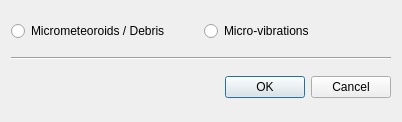
<?xml version="1.0" encoding="UTF-8"?>
<ui version="4.0">
 <class>perturbationTorquesDialog</class>
 <widget class="QDialog" name="perturbationTorquesDialog">
  <property name="geometry">
   <rect>
    <x>0</x>
    <y>0</y>
    <width>402</width>
    <height>122</height>
   </rect>
  </property>
  <property name="windowTitle">
   <string>Perturbation: Torques</string>
  </property>
  <property name="windowIcon">
   <iconset resource="../../iconary/sta-icons.qrc">
    <normaloff>:/icons/CoordinateSystemBody.png</normaloff>:/icons/CoordinateSystemBody.png</iconset>
  </property>
  <layout class="QGridLayout" name="gridLayout">
   <item row="2" column="0">
    <widget class="QDialogButtonBox" name="buttonBox">
     <property name="orientation">
      <enum>Qt::Horizontal</enum>
     </property>
     <property name="standardButtons">
      <set>QDialogButtonBox::Cancel|QDialogButtonBox::Ok</set>
     </property>
    </widget>
   </item>
   <item row="1" column="0">
    <widget class="Line" name="line">
     <property name="orientation">
      <enum>Qt::Horizontal</enum>
     </property>
    </widget>
   </item>
   <item row="0" column="0">
    <layout class="QGridLayout" name="gridLayout_9">
     <item row="0" column="0">
      <widget class="QRadioButton" name="DebrisRadioButton">
       <property name="text">
        <string>Micrometeoroids / Debris</string>
       </property>
       <property name="iconSize">
        <size>
         <width>40</width>
         <height>40</height>
        </size>
       </property>
       <property name="autoExclusive">
        <bool>false</bool>
       </property>
      </widget>
     </item>
     <item row="0" column="1">
      <widget class="QRadioButton" name="MicroVibrationsRadioButton">
       <property name="text">
        <string>Micro-vibrations</string>
       </property>
       <property name="iconSize">
        <size>
         <width>40</width>
         <height>40</height>
        </size>
       </property>
       <property name="autoExclusive">
        <bool>false</bool>
       </property>
      </widget>
     </item>
    </layout>
   </item>
  </layout>
 </widget>
 <tabstops>
  <tabstop>buttonBox</tabstop>
 </tabstops>
 <resources>
  <include location="../../iconary/sta-icons.qrc"/>
 </resources>
 <connections>
  <connection>
   <sender>buttonBox</sender>
   <signal>accepted()</signal>
   <receiver>perturbationTorquesDialog</receiver>
   <slot>accept()</slot>
   <hints>
    <hint type="sourcelabel">
     <x>254</x>
     <y>604</y>
    </hint>
    <hint type="destinationlabel">
     <x>157</x>
     <y>274</y>
    </hint>
   </hints>
  </connection>
  <connection>
   <sender>buttonBox</sender>
   <signal>rejected()</signal>
   <receiver>perturbationTorquesDialog</receiver>
   <slot>reject()</slot>
   <hints>
    <hint type="sourcelabel">
     <x>322</x>
     <y>604</y>
    </hint>
    <hint type="destinationlabel">
     <x>286</x>
     <y>274</y>
    </hint>
   </hints>
  </connection>
 </connections>
</ui>
